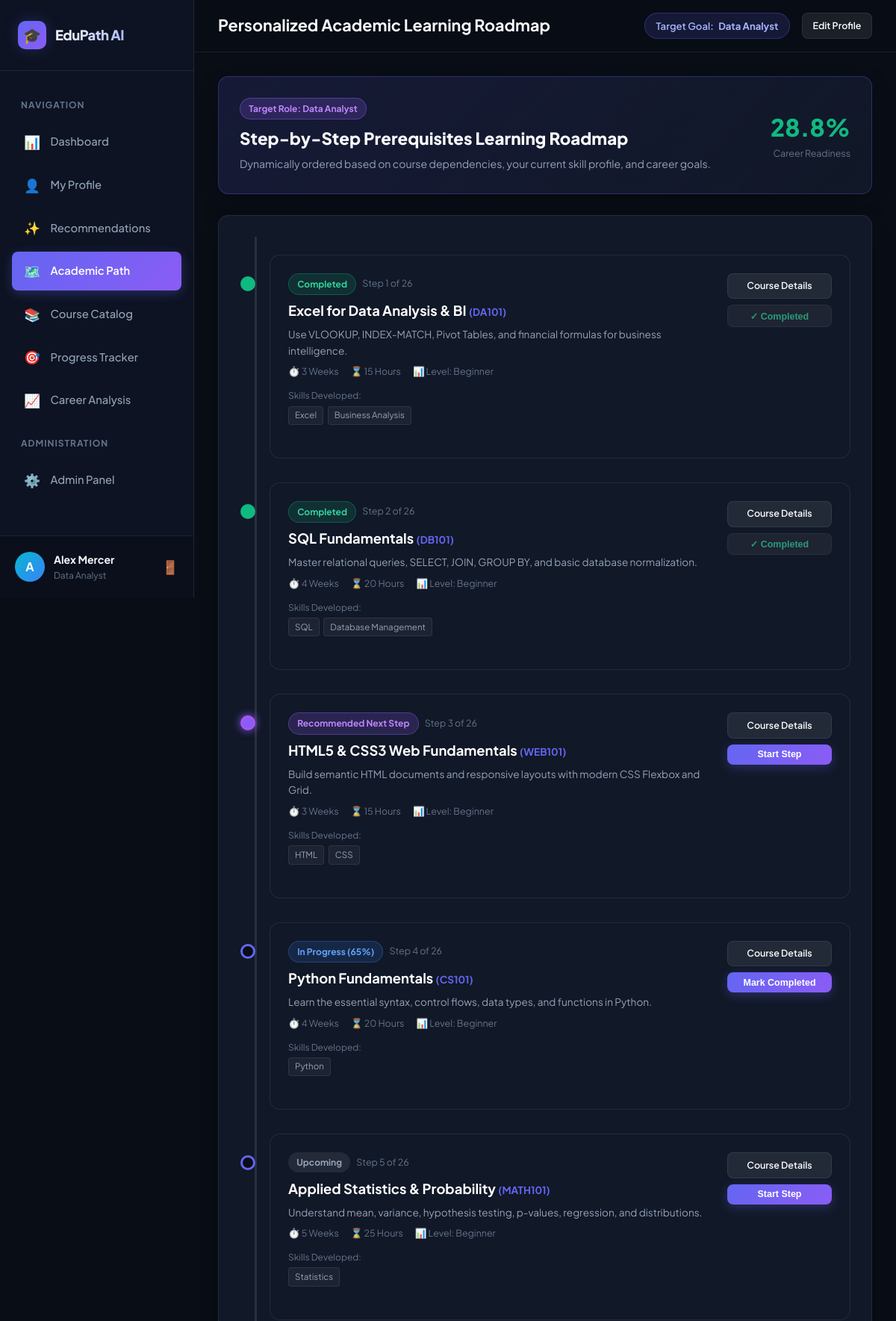
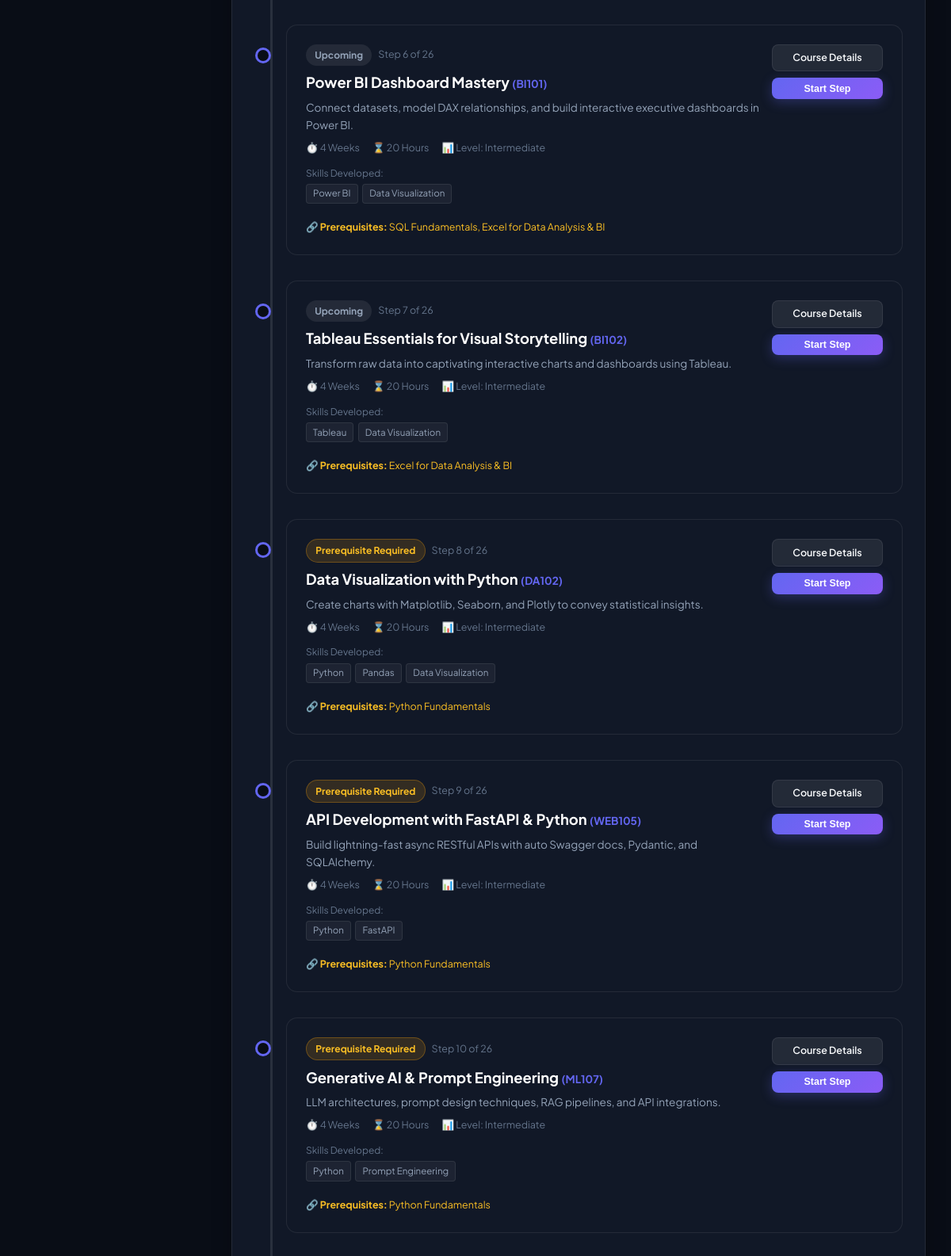
The page /academic-path (signed in, upper part) on the database its author committed (2 pictures, top to bottom).
### tables this page shows
CREATE TABLE students (
    id INTEGER PRIMARY KEY AUTOINCREMENT,
    name TEXT NOT NULL,
    email TEXT NOT NULL UNIQUE,
    password_hash TEXT NOT NULL,
    degree TEXT DEFAULT 'B.Tech CSE',
    branch TEXT DEFAULT 'Computer Science & Engineering',
    semester INTEGER DEFAULT 5,
    cgpa REAL DEFAULT 8.0,
    target_career_id INTEGER,
    created_at TIMESTAMP DEFAULT CURRENT_TIMESTAMP,
    FOREIGN KEY (target_career_id) REFERENCES career_roles(id) ON DELETE SET NULL
);

CREATE TABLE career_roles (
    id INTEGER PRIMARY KEY AUTOINCREMENT,
    title TEXT NOT NULL UNIQUE,
    description TEXT,
    category TEXT NOT NULL
);

CREATE TABLE courses (
    id INTEGER PRIMARY KEY AUTOINCREMENT,
    course_code TEXT NOT NULL UNIQUE,
    name TEXT NOT NULL,
    category TEXT NOT NULL,
    description TEXT NOT NULL,
    difficulty TEXT NOT NULL CHECK(difficulty IN ('Beginner', 'Intermediate', 'Advanced')),
    duration_weeks INTEGER NOT NULL,
    estimated_hours INTEGER NOT NULL
);

CREATE TABLE skills (
    id INTEGER PRIMARY KEY AUTOINCREMENT,
    name TEXT NOT NULL UNIQUE,
    category TEXT NOT NULL
);

### app.py (the view)
@app.route("/academic-path")
@login_required
def academic_path():
    student_id = session["user_id"]
    conn = get_db()
    path_data = generate_academic_path(student_id, conn)
    conn.close()
    return render_template("academic_path.html", path_data=path_data)

### app.py (called while the page is built)
def get_db():
    ensure_db_initialized()
    conn = sqlite3.connect(DB_PATH)
    conn.row_factory = sqlite3.Row
    conn.execute("PRAGMA foreign_keys = ON;")
    return conn

@app.context_processor
def inject_user():
    if "user_id" in session:
        conn = get_db()
        cursor = conn.cursor()
        cursor.execute("""
            SELECT s.*, cr.title as target_career_title
            FROM students s
            LEFT JOIN career_roles cr ON s.target_career_id = cr.id
            WHERE s.id = ?
        """, (session["user_id"],))
        user = cursor.fetchone()
        conn.close()
        return {"current_user": dict(user) if user else None, "is_admin": session.get("is_admin", False)}
    return {"current_user": None, "is_admin": session.get("is_admin", False)}

def login_required(f):
    from functools import wraps
    @wraps(f)
    def decorated_function(*args, **kwargs):
        if "user_id" not in session:
            flash("Please sign in to access EduPath AI features.", "warning")
            return redirect(url_for("login"))
        return f(*args, **kwargs)
    return decorated_function

### templates/academic_path.html (shortened to what this page needs)
{% extends "base.html" %}
{% block page_title %}Personalized Academic Learning Roadmap{% endblock %}
{% block content %}
<div class="card" style="background: linear-gradient(135deg, rgba(99,102,241,0.15) 0%, rgba(17,24,39,1) 100%); border-color: var(--border-accent);">
    <div style="display: flex; justify-content: space-between; align-items: center; flex-wrap: wrap; gap: 1rem;">
        <div>
            <span class="badge badge-next" style="margin-bottom: 0.5rem;">Target Role: {{ path_data.target_career_title }}</span>
            <h2 style="font-size: 1.4rem; font-weight: 800;">Step-by-Step Prerequisites Learning Roadmap</h2>
            <p style="font-size: 0.88rem; color: var(--text-muted); margin-top: 0.25rem;">
                Dynamically ordered based on course dependencies, your current skill profile, and career goals.
            </p>
        </div>
        <div style="text-align: right;">
            <div style="font-size: 2rem; font-weight: 800; color: #10b981;">{{ path_data.career_readiness_pct }}%</div>
            <div style="font-size: 0.78rem; color: var(--text-dim);">Career Readiness</div>
        </div>
    </div>
</div>
<div class="card">
    <div class="path-timeline">
        {% for node in path_data.nodes %}
        <div class="timeline-step {{ node.step_status }}">
            <div style="display: flex; justify-content: space-between; align-items: flex-start; flex-wrap: wrap; gap: 1rem;">
                <div style="flex: 1; min-width: 250px;">
                    <div style="display: flex; align-items: center; gap: 0.5rem; margin-bottom: 0.4rem;">
                        <span class="badge {{ node.badge_class }}">{{ node.status_label }}</span>
                        <span style="font-size: 0.78rem; color: var(--text-dim);">Step {{ node.step_number }} of {{ path_data.total_steps }}</span>
                    </div>
                    <h3 style="font-size: 1.15rem; font-weight: 700; color: #fff;">{{ node.name }} <span style="font-size: 0.85rem; color: var(--primary);">({{ node.code }})</span></h3>
                    <p style="font-size: 0.85rem; color: var(--text-muted); margin: 0.4rem 0;">{{ node.description }}</p>
                    <div style="display: flex; gap: 1rem; font-size: 0.78rem; color: var(--text-dim); margin-top: 0.5rem;">
                        <span>⏱️ {{ node.duration }} Weeks</span>
                        <span>⌛ {{ node.hours }} Hours</span>
                        <span>📊 Level: {{ node.difficulty }}</span>
                    </div>
                    <div style="margin-top: 0.75rem;">
                        <span style="font-size: 0.75rem; color: var(--text-dim); display: block; margin-bottom: 0.25rem;">Skills Developed:</span>
                        <div class="skills-pill-container">
                            {% for sk in node.skills %}
                                <span class="skill-pill">{{ sk }}</span>
                            {% endfor %}
                        </div>
                    </div>
                    {% if node.prerequisites %}
                    <div style="margin-top: 0.5rem; font-size: 0.78rem; color: #fbbf24;">
                        🔗 <strong>Prerequisites:</strong> {{ node.prerequisites | join(', ') }}
                    </div>
                    {% endif %}
                </div>
                <div style="display: flex; flex-direction: column; gap: 0.5rem; min-width: 140px;">
                    <a href="{{ url_for('course_details', course_id=node.course_id) }}" class="btn btn-secondary btn-sm">Course Details</a>
                    {% if node.step_status == 'completed' %}
                        <button class="btn btn-secondary btn-sm" disabled style="opacity: 0.7; color: #34d399;">✓ Completed</button>
                    {% elif node.step_status == 'in_progress' %}
                        <button onclick="updateCourseStatus({{ node.course_id }}, 'completed')" class="btn btn-primary btn-sm">Mark Completed</button>
                    {% else %}
                        <button onclick="updateCourseStatus({{ node.course_id }}, 'in_progress', 10)" class="btn btn-primary btn-sm">Start Step</button>
                    {% endif %}
                </div>
            </div>
        </div>
        {% endfor %}
    </div>
</div>
{% endblock %}

### templates/base.html (shortened to what this page needs)
<!DOCTYPE html>
<html lang="en">
<head>
    <link rel="stylesheet" href="{{ url_for('static', filename='css/style.css') }}">
</head>
<body>
    <div class="app-container">
        <aside class="sidebar">
            <div class="sidebar-header">
                <div class="brand-icon">🎓</div>
                <div class="brand-title">EduPath AI</div>
            </div>
            <nav class="nav-menu">
                <div class="nav-section-title">Navigation</div>
                <a href="{{ url_for('dashboard') }}" class="nav-item {% if request.endpoint == 'dashboard' %}active{% endif %}">
                    <span class="nav-icon">📊</span>
                    <span>Dashboard</span>
                </a>
                <a href="{{ url_for('profile') }}" class="nav-item {% if request.endpoint == 'profile' %}active{% endif %}">
                    <span class="nav-icon">👤</span>
                    <span>My Profile</span>
                </a>
                <a href="{{ url_for('recommendations') }}" class="nav-item {% if request.endpoint == 'recommendations' %}active{% endif %}">
                    <span class="nav-icon">✨</span>
                    <span>Recommendations</span>
                </a>
                <a href="{{ url_for('academic_path') }}" class="nav-item {% if request.endpoint == 'academic_path' %}active{% endif %}">
                    <span class="nav-icon">🗺️</span>
                    <span>Academic Path</span>
                </a>
                <a href="{{ url_for('courses') }}" class="nav-item {% if request.endpoint == 'courses' %}active{% endif %}">
                    <span class="nav-icon">📚</span>
                    <span>Course Catalog</span>
                </a>
                <a href="{{ url_for('progress') }}" class="nav-item {% if request.endpoint == 'progress' %}active{% endif %}">
                    <span class="nav-icon">🎯</span>
                    <span>Progress Tracker</span>
                </a>
                <a href="{{ url_for('career_analysis') }}" class="nav-item {% if request.endpoint == 'career_analysis' %}active{% endif %}">
                    <span class="nav-icon">📈</span>
                    <span>Career Analysis</span>
                </a>
                <div class="nav-section-title">Administration</div>
                <a href="{{ url_for('admin_dashboard') }}" class="nav-item {% if request.endpoint == 'admin_dashboard' %}active{% endif %}">
                    <span class="nav-icon">⚙️</span>
                    <span>Admin Panel</span>
                </a>
            </nav>
            {% if current_user %}
            <div class="sidebar-user">
                <div class="user-avatar">{{ current_user.name[0] }}</div>
                <div class="user-info">
                    <div class="user-name">{{ current_user.name }}</div>
                    <div class="user-career">{{ current_user.target_career_title or 'Student' }}</div>
                </div>
                <a href="{{ url_for('logout') }}" title="Sign Out" style="color: var(--text-dim); font-size: 1.1rem;">🚪</a>
            </div>
            {% endif %}
        </aside>
        <main class="main-content">
            <header class="topbar">
                <h1 class="page-title">{% block page_title %}Dashboard{% endblock %}</h1>
                <div class="topbar-actions">
                    {% if current_user and current_user.target_career_title %}
                    <div class="career-pill">
                        <span>Target Goal:</span>
                        <strong>{{ current_user.target_career_title }}</strong>
                    </div>
                    {% endif %}
                    <a href="{{ url_for('profile') }}" class="btn btn-secondary btn-sm">Edit Profile</a>
                </div>
            </header>
            <div class="page-container">
                {% block content %}{% endblock %}
            </div>
        </main>
    </div>
</body>
</html>

### rows shown on the page
students: name "A", name "Alex Mercer"
career_roles: title "Data Analyst", target_career_title "Data Analyst"
courses: status_label "Completed", step_number "1", total_steps "26", name "Excel for Data Analysis & BI", code "DA101", description "Use VLOOKUP, INDEX-MATCH, Pivot Tables, and financial formulas for business intelligence.", duration "3", hours "15", difficulty "Beginner", shows "✓ Completed"
skills: name "Excel"
skills: name "Business Analysis"
courses: status_label "Completed", step_number "2", total_steps "26", name "SQL Fundamentals", code "DB101", description "Master relational queries, SELECT, JOIN, GROUP BY, and basic database normalization.", duration "4", hours "20", difficulty "Beginner", shows "✓ Completed"
skills: name "SQL"
skills: name "Database Management"
courses: status_label "Recommended Next Step", step_number "3", total_steps "26", name "HTML5 & CSS3 Web Fundamentals", code "WEB101", description "Build semantic HTML documents and responsive layouts with modern CSS Flexbox and Grid.", duration "3", hours "15", difficulty "Beginner"
skills: name "HTML"
skills: name "CSS"
courses: status_label "In Progress (65%)", step_number "4", total_steps "26", name "Python Fundamentals", code "CS101", description "Learn the essential syntax, control flows, data types, and functions in Python.", duration "4", hours "20", difficulty "Beginner"
skills: name "Python"
courses: status_label "Upcoming", step_number "5", total_steps "26", name "Applied Statistics & Probability", code "MATH101", description "Understand mean, variance, hypothesis testing, p-values, regression, and distributions.", duration "5", hours "25", difficulty "Beginner"
skills: name "Statistics"
courses: status_label "Upcoming", step_number "6", total_steps "26", name "Power BI Dashboard Mastery", code "BI101", description "Connect datasets, model DAX relationships, and build interactive executive dashboards in Power BI.", duration "4", hours "20", difficulty "Intermediate", prerequisites "SQL Fundamentals, Excel for Data Analysis & BI"
skills: name "Power BI"
skills: name "Data Visualization"
courses: status_label "Upcoming", step_number "7", total_steps "26", name "Tableau Essentials for Visual Storytelling", code "BI102", description "Transform raw data into captivating interactive charts and dashboards using Tableau.", duration "4", hours "20", difficulty "Intermediate", prerequisites "Excel for Data Analysis & BI"
skills: name "Tableau"
courses: status_label "Prerequisite Required", step_number "8", total_steps "26", name "Data Visualization with Python", code "DA102", description "Create charts with Matplotlib, Seaborn, and Plotly to convey statistical insights.", duration "4", hours "20", difficulty "Intermediate", prerequisites "Python Fundamentals"
skills: name "Pandas"
courses: status_label "Prerequisite Required", step_number "9", total_steps "26", name "API Development with FastAPI & Python", code "WEB105", description "Build lightning-fast async RESTful APIs with auto Swagger docs, Pydantic, and SQLAlchemy.", duration "4", hours "20", difficulty "Intermediate", prerequisites "Python Fundamentals"
skills: name "FastAPI"
courses: status_label "Prerequisite Required", step_number "10", total_steps "26", name "Generative AI & Prompt Engineering", code "ML107", description "LLM architectures, prompt design techniques, RAG pipelines, and API integrations.", duration "4", hours "20", difficulty "Intermediate", prerequisites "Python Fundamentals"
skills: name "Prompt Engineering"

### other values the page prints
{{ path_data.career_readiness_pct }} "28.8"
